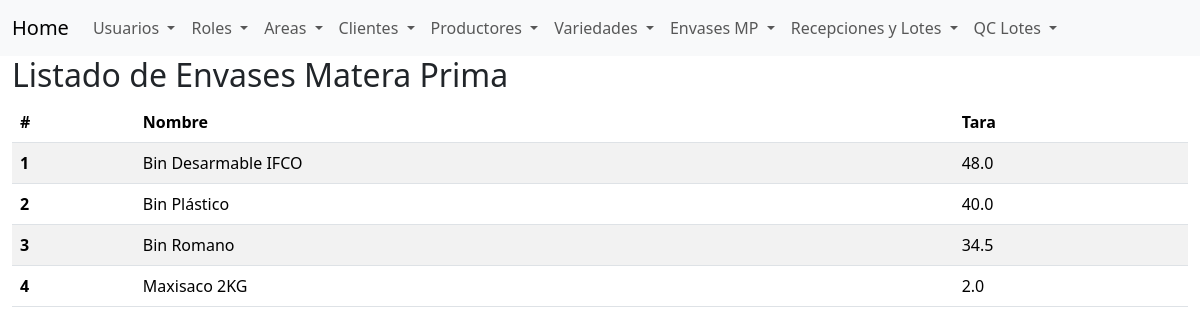
Screenshot of /list_raw_material_packagins (signed in) with the database file from the repository.
### app/models.py (models this page shows, shortened)
class RawMaterialPackaging(BaseModel):
    __tablename__ = 'rawmaterialpackagings'
    name = db.Column(db.String(64), nullable=False, unique=True)
    tare = db.Column(db.Float, nullable=False)
    is_active = db.Column(db.Boolean, default=True, nullable=False)
    lots = db.relationship('Lot', backref='raw_material_packaging', lazy='dynamic')

### app/routes.py (the view)
@app.route('/list_raw_material_packagins')
@login_required
def list_raw_material_packagings():
    rmps = RawMaterialPackaging.query.all()
    return render_template('list_raw_material_packagings.html', rmps=rmps)

### app/models.py (called while the page is built)
@login_manager.user_loader
def load_user(user_id):
    return User.query.get(int(user_id))

    def has_role(self, role_name):
        return any(role.name == role_name for role in self.roles)

### app/templates/list_raw_material_packagings.html
{% extends "base.html" %}
{% block content %}
<h2>Listado de Envases Matera Prima</h2>
<table class="table table-striped">
    <thead>
        <tr>
            <th scope="col">#</th>
            <th scope="col">Nombre</th>
            <th scope="col">Tara</th>
        </tr>
    </thead>
    <tbody>
        {% for rmp in rmps %}
        <tr>
            <th scope="row">{{ loop.index }}</th>
            <td>{{ rmp.name }}</td>
            <td>{{ rmp.tare }}</td>
        </tr>
        {% else %}
        <tr>
            <td colspan="6">No se encontraron envases en la base de datos.</td>
        </tr>
        {% endfor %}
    </tbody>
</table>
{% endblock %}

### rows the page displays
RawMaterialPackaging: name "Bin Desarmable IFCO", tare "48.0"
RawMaterialPackaging: name "Bin Plástico", tare "40.0"
RawMaterialPackaging: name "Bin Romano", tare "34.5"
RawMaterialPackaging: name "Maxisaco 2KG", tare "2.0"
